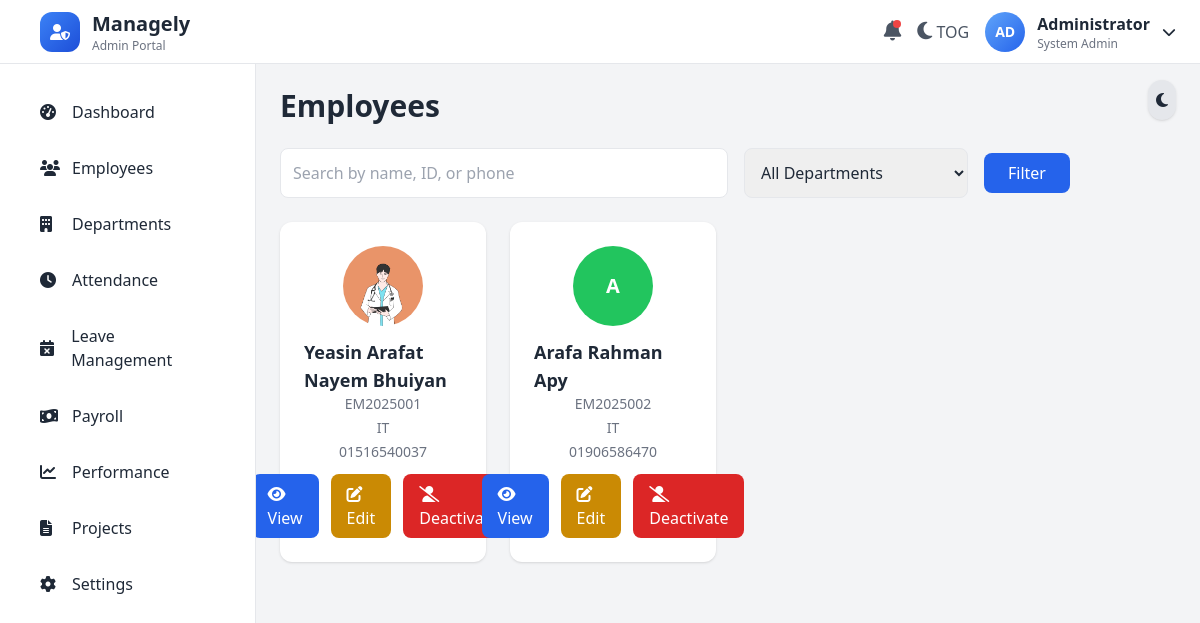
The page /adminportal/employees/ (signed in) on the database its author committed.
### accounts/models.py (models this page shows, shortened)
class EmployeeProfile(models.Model):
    employee_id = models.CharField(max_length=20, unique=True, blank=True)
    full_name = models.CharField(max_length=100, blank=True, null=True)
    phone = models.CharField(max_length=15)
    department = models.CharField(max_length=50, blank=True, null=True)
    avatar = models.ImageField(upload_to='avatars/', blank=True, null=True)
    password = models.CharField(max_length=128)  # store raw for now
    first_login = models.BooleanField(default=True)
    temp_password = models.CharField(max_length=20, blank=True)  # one-time password
    email = models.EmailField(blank=True, null=True)
    is_active = models.BooleanField(default=True)

### adminpanel/views.py (the view, shortened to what this page needs)
# urls.py: path('employees/', views.admin_employee_list, name='admin_employee_list'),
@login_required
def admin_employee_list(request):
    employees = EmployeeProfile.objects.all()
    q = request.GET.get("q", "")
    if q:
        employees = employees.filter(
            Q(full_name__icontains=q) |
            Q(employee_id__icontains=q) |
            Q(phone__icontains=q)
        )
    department = request.GET.get("department", "")
    if department:
        employees = employees.filter(department=department)
    departments = EmployeeProfile.objects.values_list('department', flat=True).distinct()
    return render(request, "admin_employee_list.html", {
        "employees": employees,
        "departments": departments
    })

### adminpanel/templates/admin_employee_list.html (shortened to what this page needs)
{% load static %}
<!DOCTYPE html>
<html lang="en" class="light">
<head>
  <script src="https://cdn.tailwindcss.com"></script>
  <link rel="stylesheet" href="{% static 'css/theme.css' %}">
</head>
<body class="bg-gray-100 dark:bg-blue-900 text-gray-800 dark:text-gray-100 transition-colors duration-300">
{% include 'adminsidetopbar.html' %}
<div class="fixed top-20 right-6 z-50">
  <button id="theme-toggle" class="bg-gray-200 dark:bg-blue-700 p-2 rounded-full shadow">
    <i id="theme-icon" class="fas fa-moon text-gray-800 dark:text-white"></i>
  </button>
</div>
<div class="ml-64 mt-16 p-6">
    <h2 class="text-3xl font-bold mb-6">Employees</h2>
    <form method="GET" class="flex flex-col md:flex-row md:items-center md:space-x-4 mb-6">
        <input type="text" name="q" placeholder="Search by name, ID, or phone"
               value="{{ request.GET.q|default:'' }}"
               class="w-full md:w-1/2 p-3 rounded-lg border dark:bg-blue-700 dark:border-blue-600 text-gray-800 dark:text-gray-100 mb-2 md:mb-0">
        <select name="department" class="w-full md:w-1/4 p-3 rounded-lg border dark:bg-blue-700 dark:border-blue-600 text-gray-800 dark:text-gray-100">
            <option value="">All Departments</option>
        </select>
        <button type="submit" class="bg-blue-600 text-white px-6 py-2 rounded-lg font-medium hover:bg-blue-700 transition mt-2 md:mt-0">
            Filter
        </button>
    </form>
    <div class="grid grid-cols-1 sm:grid-cols-2 md:grid-cols-3 lg:grid-cols-4 gap-6">
        {% for emp in employees %}
        <div class="relative bg-white dark:bg-blue-800 rounded-xl shadow p-6 flex flex-col items-center transition hover:scale-105">
            {% if emp.avatar %}
            <div class="w-20 h-20 rounded-full overflow-hidden mb-3">
                <img src="{{ emp.avatar.url }}" class="w-full h-full object-cover">
            </div>
            {% else %}
            <div class="w-20 h-20 rounded-full flex items-center justify-center mb-3
                        {% if emp.department == 'HR' %}bg-red-500
                        {% elif emp.department == 'IT' %}bg-green-500
                        {% elif emp.department == 'Finance' %}bg-yellow-500
                        {% elif emp.department == 'Marketing' %}bg-purple-500
                        {% else %}bg-gray-400{% endif %}">
                <span class="text-white text-xl font-bold">{{ emp.full_name|slice:":1" }}</span>
            </div>
            {% endif %}
            <h3 class="font-semibold text-lg text-gray-800 dark:text-gray-100">{{ emp.full_name }}</h3>
            <p class="text-sm text-gray-500 dark:text-gray-300">{{ emp.employee_id }}</p>
            <p class="text-sm mt-1 text-gray-500 dark:text-gray-300">{{ emp.department }}</p>
            <p class="text-sm mt-1 text-gray-500 dark:text-gray-300">{{ emp.phone }}</p>
            <div class="mt-3 w-full flex justify-center space-x-3">
                <a href="{% url 'admin_employee_view' emp.id %}" class="bg-blue-600 hover:bg-blue-700 text-white px-4 py-2 rounded-lg font-medium transition">
                    <i class="fas fa-eye"></i> View
                </a>
                <a href="{% url 'admin_employee_edit' emp.id %}" class="bg-yellow-600 hover:bg-yellow-700 text-white px-4 py-2 rounded-lg font-medium transition">
                    <i class="fas fa-edit"></i> Edit
                </a>
                {% if emp.is_active %}
                    <a href="{% url 'admin_employee_deactivate' emp.id %}" class="bg-red-600 hover:bg-red-700 text-white px-4 py-2 rounded-lg font-medium transition">
                        <i class="fas fa-user-slash"></i> Deactivate
                    </a>
                {% else %}
                    <a href="{% url 'admin_employee_activate' emp.id %}" class="bg-green-600 hover:bg-green-700 text-white px-4 py-2 rounded-lg font-medium transition">
                        <i class="fas fa-check-circle"></i> Activate
                    </a>
                {% endif %}
            </div>
        </div>
        {% empty %}
        <p class="text-gray-600 dark:text-gray-300 col-span-full">No employees found.</p>
        {% endfor %}
    </div>
</div>
</body>
</html>

### static/css/theme.css (style rules this page uses)
body { box-sizing: border-box; }
.light { --bg-primary: #ffffff; --bg-secondary: #f8fafc; --bg-tertiary: #f1f5f9; --text-primary: #1e293b; --text-secondary: #64748b; --border-color: #e2e8f0; --shadow: rgba(0, 0, 0, 0.1); }

### rows shown on the page
EmployeeProfile: avatar (picture), full_name "Yeasin Arafat Nayem Bhuiyan", employee_id "EM2025001", department "IT", phone "01516540037", is_active True (drawn)
EmployeeProfile: full_name "A", full_name "Arafa Rahman Apy", employee_id "EM2025002", department "IT", phone "01906586470", is_active True (drawn)
